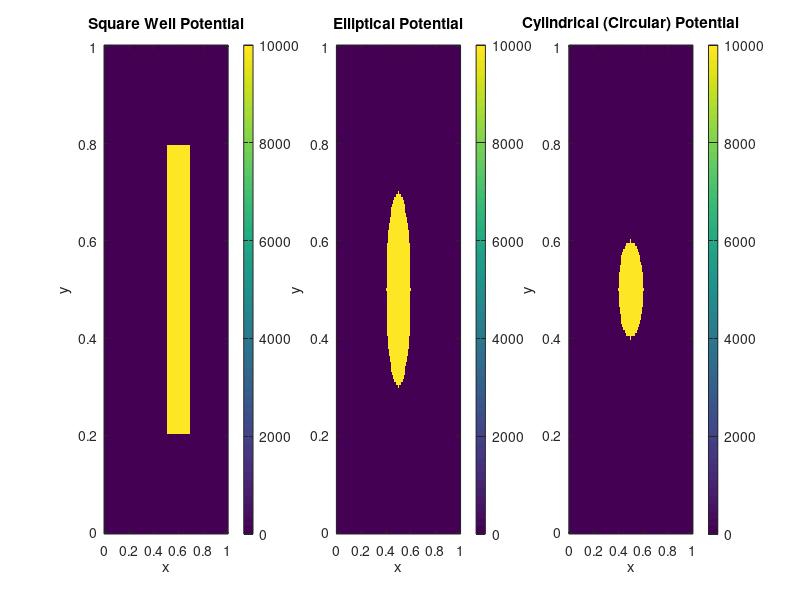

The MATLAB script that drew this image: (Note: this script raises an error after producing the figure.)
% MATLAB Code for Visualizing Square Well, Elliptical, and Cylindrical Potential Barriers

% Parameters
NP = 151;               % Number of grid points
potHeight = 10000;      % Height of the potential barrier

% Define the grid
x = linspace(0, 1, NP);
y = linspace(0, 1, NP);
[X, Y] = meshgrid(x, y);

% Square Well Potential Barrier
V1 = zeros(NP, NP);
V1(X > 0.5 & X < 0.7 & Y > 0.2 & Y < 0.8) = potHeight;

% Elliptical Potential Barrier
V2 = zeros(NP, NP);
V2(sqrt((X - 0.5).^2 + (0.5 * (Y - 0.5)).^2) < 0.1) = potHeight;

% Cylindrical (Circular) Potential Barrier
V3 = zeros(NP, NP);
V3(sqrt((X - 0.5).^2 + (Y - 0.5).^2) < 0.1) = potHeight;

% Visualize the potentials
figure;
subplot(1,3,1);
imagesc(x, y, V1);
axis xy;
colorbar;
title('Square Well Potential');
xlabel('x');
ylabel('y');

subplot(1,3,2);
imagesc(x, y, V2);
axis xy;
colorbar;
title('Elliptical Potential');
xlabel('x');
ylabel('y');

subplot(1,3,3);
imagesc(x, y, V3);
axis xy;
colorbar;
title('Cylindrical (Circular) Potential');
xlabel('x');
ylabel('y');

% Adjust the figure properties
sgtitle('Comparison of Different Potential Barriers');
set(gcf, 'Position', [100, 100, 1200, 400]);  % Adjust figure size
